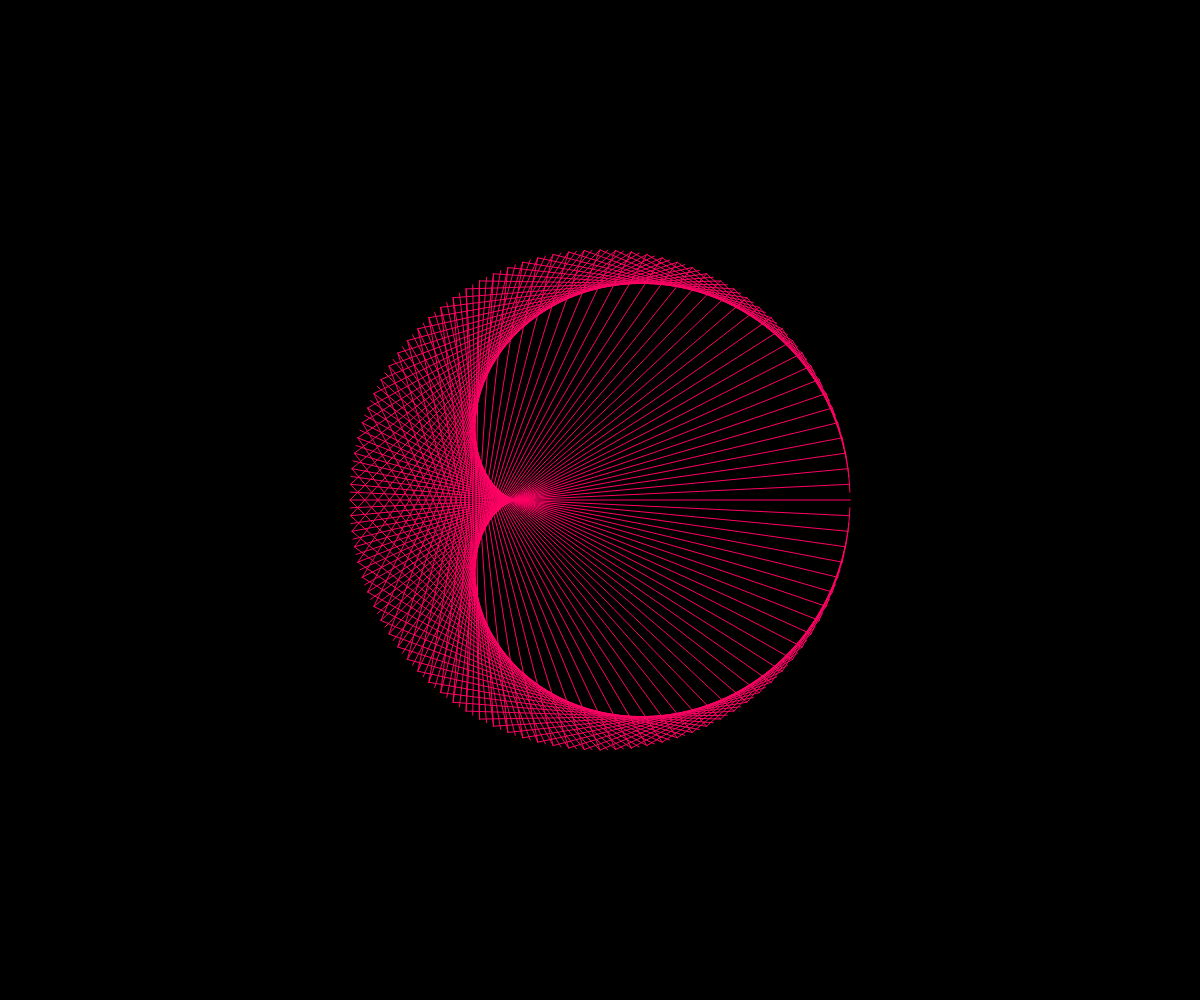
Frame 1 (no input)
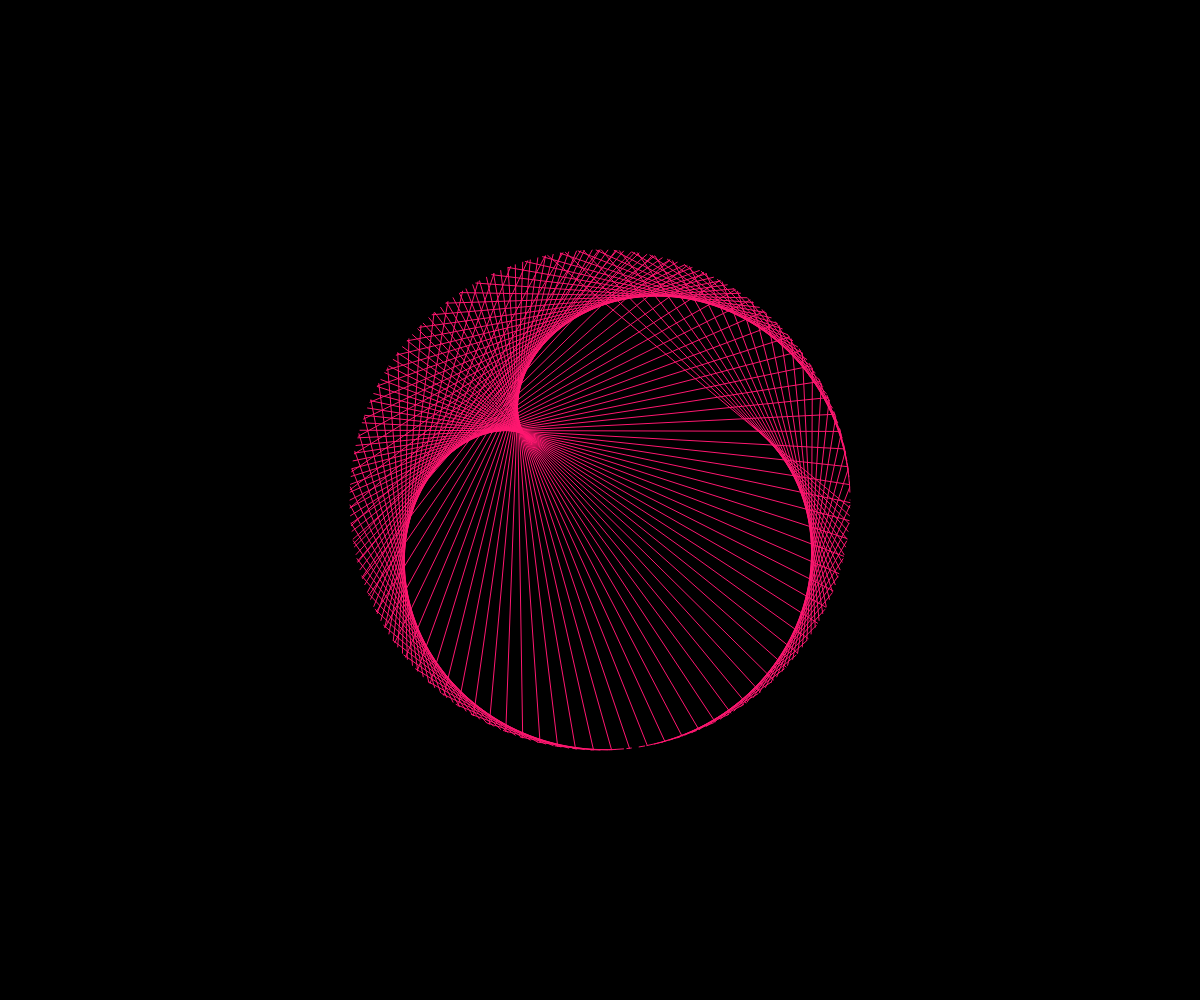
Frame 60 (no input)
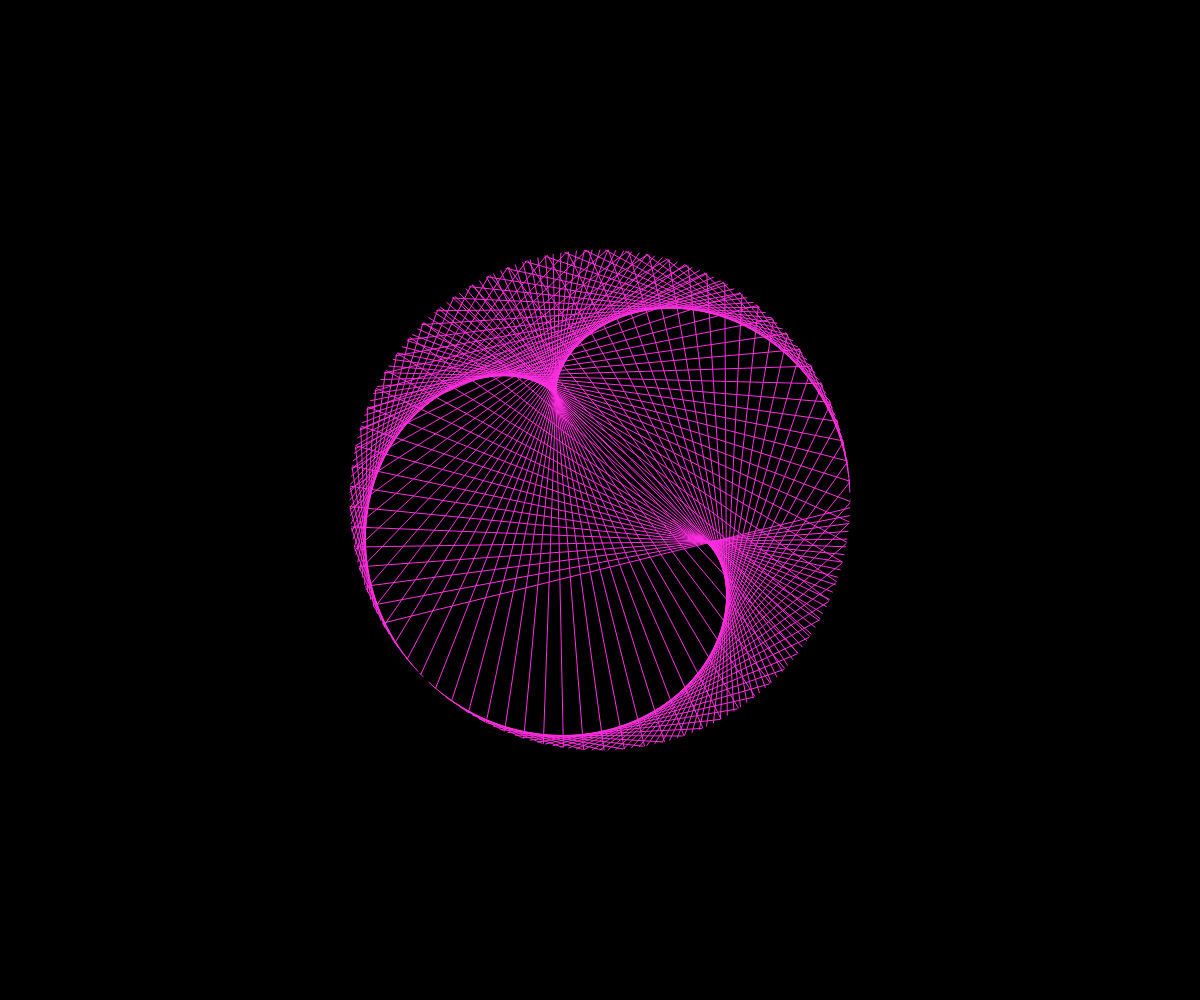
Frame 120 (the mouse pressed at the canvas centre since frame 60)

The p5.js sketch that drew these frames (run headless with seeded random() and noise() and a simulated clock; from frame 60 on, the mouse is pressed at the canvas centre):

// p5.js sketch
// ── sketch.js

var R=250;
var N=200;
var m=2;
var incrVal=0.005;
var r=0;
var g=0;
var b=0;
var col=256*256*256;
var spaceCounter=0;

function setup() {
  

  createCanvas(windowWidth, windowHeight);
  loop();
}


function draw() {

  clear();
  background(0);
  col=(col+100);
  getRGB(col);
  stroke(r,g,b);
  drawCycle();
  m=m+incrVal;
  if(m>200){
    m=2;
  }
  
  //console.log("r,g,b"+r+","+g+","+b);
}

function pixelTransformX(x){
  return x+windowWidth/2;
}
function pixelTransformY(y){
  return windowHeight/2-y;
}

function drawCycle(){
  for(var i=0; i<N; i++){
    var x1=R*cos(i*TWO_PI/N);
    var y1=R*sin(i*TWO_PI/N);
    var x2=R*cos((i*m%N)*TWO_PI/N);
    var y2=R*sin((i*m%N)*TWO_PI/N);
    x1=pixelTransformX(x1);
    y1=pixelTransformY(y1);
    x2=pixelTransformX(x2);
    y2=pixelTransformY(y2);
    line(x1,y1,x2,y2);
  }
}

function keyPressed(e) {
  if (keyCode === UP_ARROW) {
    e.preventDefault();
    console.log("m="+m);
    incrVal+=0.001;
  } else if (keyCode === DOWN_ARROW) {
    e.preventDefault();
    if(incrVal>0.000){
      incrVal-=0.001;
    }
  }else if (keyCode === 32) {//SPACE bar to pause/start
      e.preventDefault();
      spaceCounter++;
      if(spaceCounter%2==0){loop();}
      else{noLoop();}
      
    }
    else if (keyCode === ESCAPE) {//ESC key to initialize
      e.preventDefault();
      m=2;
      loop();
      
    }
}

function getRGB(col){
  r=Math.floor(col/(256*256));
  col=col-r*256*256;
  g=Math.floor(col/256);
  col=col-g*256;
  b=col;
}
